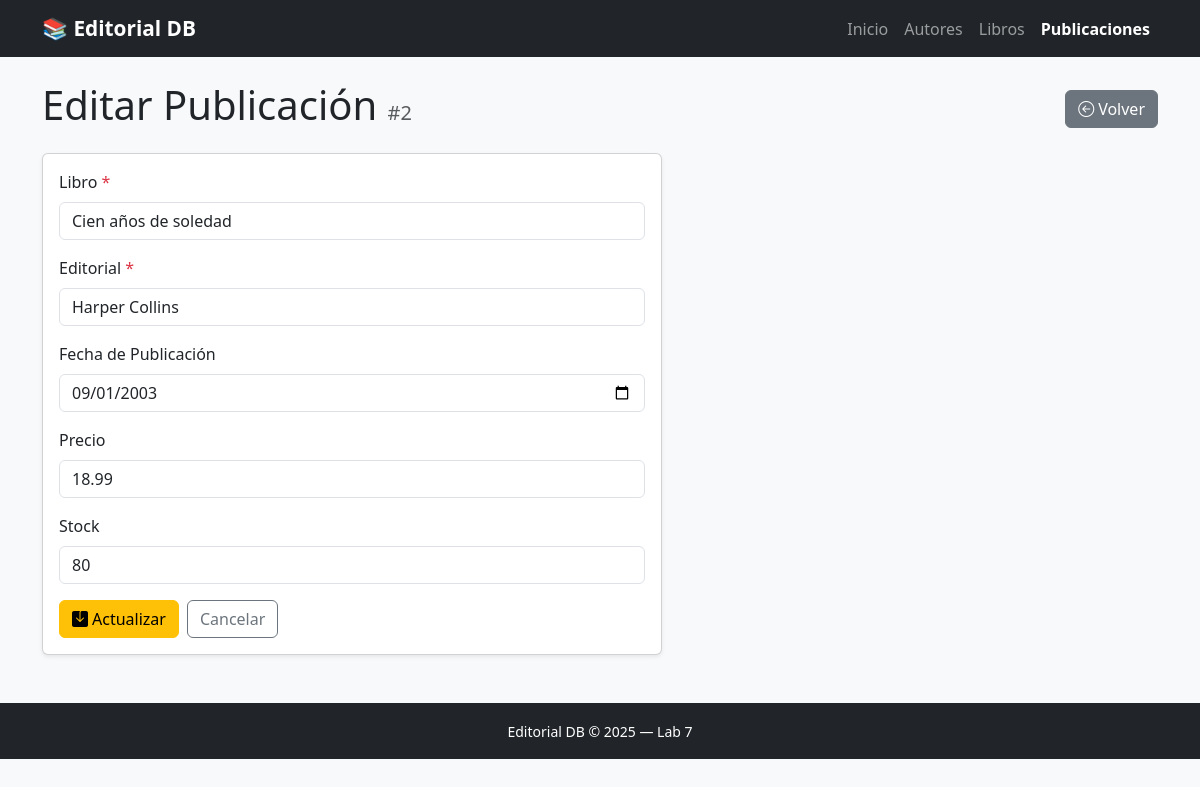
/publicaciones/editar.php?id=2, run on the app's committed database.
### tables this page shows
CREATE TABLE publicaciones (
    id                INT            AUTO_INCREMENT PRIMARY KEY,
    id_libro          INT            NOT NULL,
    editorial         VARCHAR(150)   NOT NULL,
    fecha_publicacion DATE,
    precio            DECIMAL(10,2),
    stock             INT            DEFAULT 0,
    CONSTRAINT fk_pub_libro FOREIGN KEY (id_libro)
        REFERENCES libros(id) ON DELETE CASCADE
);

CREATE TABLE libros (
    id               INT           AUTO_INCREMENT PRIMARY KEY,
    titulo           VARCHAR(200)  NOT NULL,
    isbn             VARCHAR(20)   UNIQUE,
    anio_publicacion YEAR,
    genero           VARCHAR(100),
    id_autor         INT,
    CONSTRAINT fk_libro_autor FOREIGN KEY (id_autor)
        REFERENCES autores(id) ON DELETE SET NULL
);

### publicaciones/editar.php (the view, shortened to what this page needs)
<?php
$id = (int)($_GET['id'] ?? $_POST['id'] ?? 0);
$conn = getConnection();
$stmt = $conn->prepare("SELECT * FROM publicaciones WHERE id = ?");
$stmt->bind_param('i', $id);
$stmt->execute();
$pub = $stmt->get_result()->fetch_assoc();
$id_libro          = $pub['id_libro'];
$editorial         = $pub['editorial'];
$fecha_publicacion = $pub['fecha_publicacion'] ?? '';
$precio            = $pub['precio'] ?? '';
$stock             = $pub['stock'] ?? 0;
$libros = $conn->query("SELECT id, titulo FROM libros ORDER BY titulo");
require_once '../includes/header.php';
?>
<div class="d-flex justify-content-between align-items-center mb-3">
    <h1>Editar Publicación <small class="text-muted fs-5">#<?= $id ?></small></h1>
    <a href="index.php" class="btn btn-secondary">
        <i class="bi bi-arrow-left-circle me-1"></i>Volver
    </a>
</div>
<div class="card shadow-sm" style="max-width:620px;">
    <div class="card-body">
        <form method="POST" action="editar.php" novalidate>
            <div class="mb-3">
                <label for="id_libro" class="form-label">Libro <span class="text-danger">*</span></label>
                <select id="id_libro" name="id_libro" class="form-control" required>
                    <?php if ($libros): while ($l = $libros->fetch_assoc()): ?>
                    <option value="<?= $l['id'] ?>" <?= ($id_libro == $l['id']) ? 'selected' : '' ?>>
                        <?= htmlspecialchars($l['titulo']) ?>
                    </option>
                    <?php endwhile; endif; ?>
                </select>
            </div>
            <div class="mb-3">
                <label for="editorial" class="form-label">Editorial <span class="text-danger">*</span></label>
                <input type="text" id="editorial" name="editorial" class="form-control"
                       value="<?= htmlspecialchars($editorial) ?>" required>
            </div>
            <div class="mb-3">
                <label for="fecha_publicacion" class="form-label">Fecha de Publicación</label>
                <input type="date" id="fecha_publicacion" name="fecha_publicacion" class="form-control"
                       value="<?= htmlspecialchars($fecha_publicacion) ?>">
            </div>
            <div class="mb-3">
                <label for="precio" class="form-label">Precio</label>
                <input type="number" id="precio" name="precio" class="form-control"
                       step="0.01" min="0" value="<?= htmlspecialchars($precio) ?>">
            </div>
            <div class="mb-3">
                <label for="stock" class="form-label">Stock</label>
                <input type="number" id="stock" name="stock" class="form-control"
                       min="0" value="<?= htmlspecialchars($stock) ?>">
            </div>
            <div class="d-flex gap-2">
                <button type="submit" class="btn btn-warning">
                    <i class="bi bi-save-fill me-1"></i>Actualizar
                </button>
                <a href="index.php" class="btn btn-outline-secondary">Cancelar</a>
            </div>
        </form>
    </div>
</div>
<?php
require_once '../includes/footer.php';
?>

### includes/header.php (style rules this page uses)
body { background-color: #f8f9fa; }

### data on the page
publicaciones: id_libro "Cien años de soledad", editorial "Harper Collins", fecha_publicacion "09/01/2003", precio "18.99", stock "80"

### other printed values
$link['label'] "Inicio"
$link['label'] "Autores"
$link['label'] "Libros"
$link['label'] "Publicaciones"
$id "2"
